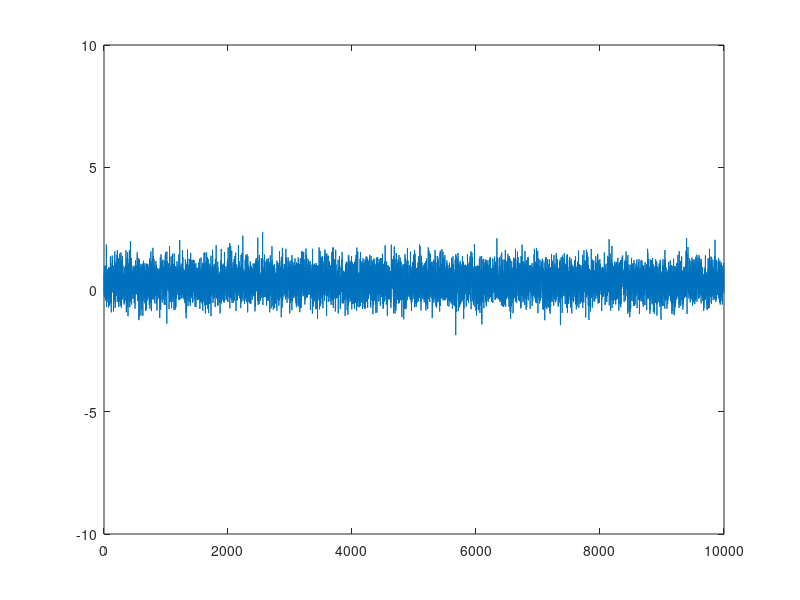
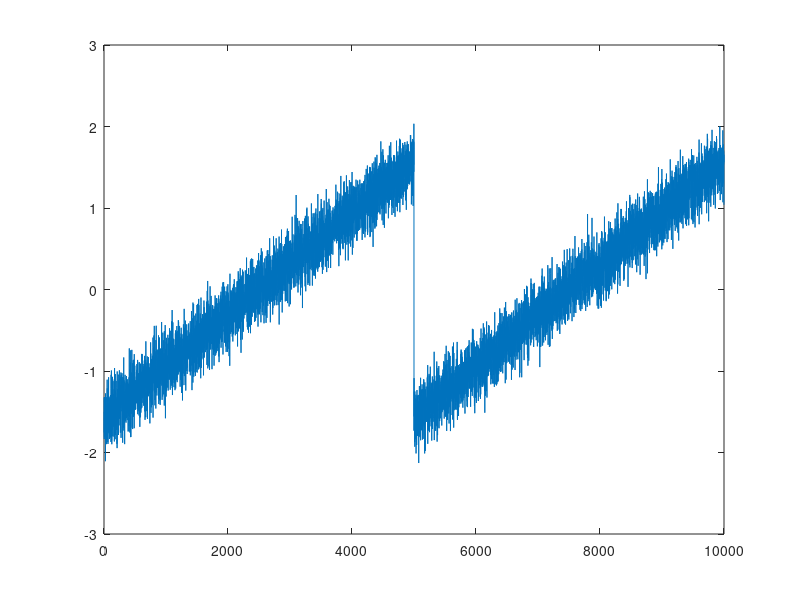
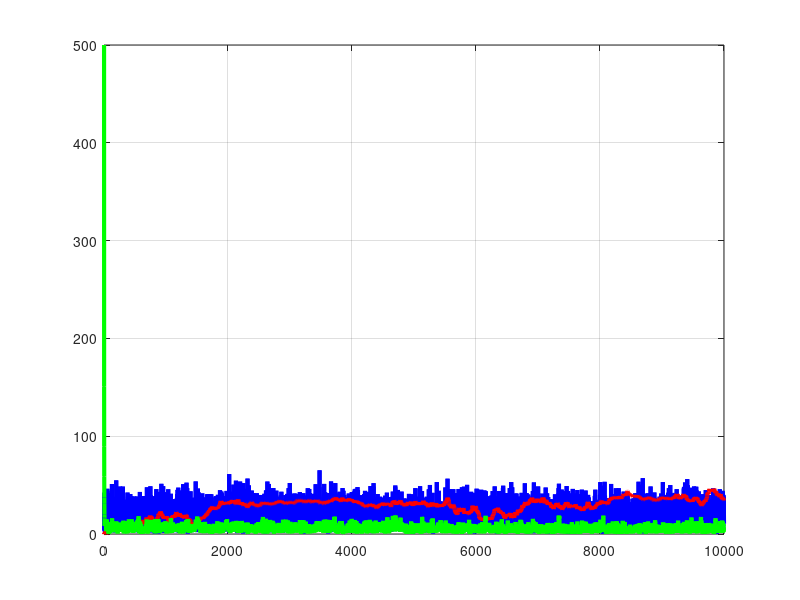

These charts were generated, in order, by the following MATLAB code: (Note: this script raises an error after producing the figures.)
clear;
close all;

% global parameter
iteration_num = 10000;
wifi_noise = 15;

% trajectory generation
radius = 500; % radius
center = [0, 0]; % origin

theta_tmp = linspace(0, 2*pi, iteration_num); % angle slice
wifi_x = center(1) + radius * cos(theta_tmp)+ wifi_noise*randn(1,iteration_num); % wifi figerprinting position x
wifi_y = center(2) + radius * sin(theta_tmp)+ wifi_noise*randn(1,iteration_num); % wifi figerprinting position y
gt_x = center(1) + radius * cos(theta_tmp); % gt x
gt_y = center(2) + radius * sin(theta_tmp); % gt y
          
% calculate PDR parameter
L=zeros(1,iteration_num-1);
theta=zeros(1,iteration_num-1);

for i = 2:iteration_num
    L(i-1) = sqrt((gt_x(i) - gt_x(i-1))*(gt_x(i) - gt_x(i-1)) + (gt_y(i) - gt_y(i-1))*(gt_y(i) - gt_y(i-1)));
    theta(i-1) = atan((gt_y(i) - gt_y(i-1))/(gt_x(i) - gt_x(i-1)));
end

L = L + 0.5*randn(1,iteration_num-1); 
theta = theta + 0.2*randn(1,iteration_num-1);  

figure(1)
plot(L)
ylim([-10 10]);
figure(2)
plot(theta)

% calculate PDR trajectory
PDR_pos = zeros(2,iteration_num-1);
PDR_pos(:,1) = [radius 0];
for i = 2:iteration_num/2
    PDR_pos(1,i) = PDR_pos(1,i-1) - L(i)*cos(theta(i));
    PDR_pos(2,i) = PDR_pos(2,i-1) - L(i)*sin(theta(i));
end
for i = iteration_num/2+1:iteration_num-1
    PDR_pos(1,i) = PDR_pos(1,i-1) + L(i)*cos(theta(i));
    PDR_pos(2,i) = PDR_pos(2,i-1) + L(i)*sin(theta(i));
end

% EKF-based WiFi-PDR Integration

% Step 1: Initialization
% Define state vector: [x, y, vx, vy, theta]
X = zeros(4, iteration_num-1);  % Initial state estimate
P = eye(4);       % Initial error covariance matrix
X(:,1) = [0 0 0 0];

% Step 2: Extended Kalman Filter Algorithm
% Prediction and Correction steps
for k = 2:iteration_num-1
    % Step 2: System Model
    A = [1 0 cos(X(4, k-1)) -X(3, k-1)*sin(X(4, k-1));  % State transition matrix
        0 1 sin(X(4, k-1)) X(3, k-1)*cos(X(4, k-1));
        0 0 1 0;
        0 0 0 1];
    Q = diag([0.01 0.01 0.01 0.01]);  % Process noise covariance matrix

    % Step 3: Wi-Fi Measurement Model
    % Assume a linear measurement model relating WiFi signal strengths to user's position
    H = [1 0 0 0;  % Measurement matrix
         0 1 0 0;
         0 0 1 0;
         0 0 0 1];
    R = diag([0.5 0.5 0.001 0.001]);  % Measurement noise covariance matrix
    % PDR Update (Prediction step)
    % Update user's position based on PDR information
    X(:, k) = A * X(:, k-1);  % x state update
    
    % Update the error covariance matrix based on the system model
    P = A * P * A' + Q;
    
    % WiFi Fingerprint Measurement Update (Correction step)
    % Assume WiFi fingerprinting positioning is available at each step
    z = [wifi_x(k-1);  % WiFi signal strength measurement in x-direction
         wifi_y(k-1); % WiFi signal strength measurement in y-direction
         L(k-1);
         theta(k-1)];

    % Compute measurement residuals
    y = z - H * X(:, k);
     
    % Compute Kalman gain
    S = H * P * H' + R;       % Innovation covariance
    K = P * H' / (S);         % Kalman gain
    
    % Update state estimate and error covariance matrix
    X(:, k) = X(:, k) + K * y;      % Updated state estimate
    P = (eye(4) - K * H) * P;       % Updated error covariance matrix    
end

figure (3)
for i = 1:iteration_num
    error_wifi(i) = sqrt((wifi_x(i) - gt_x(i))*(wifi_x(i) - gt_x(i)) + (wifi_y(i) - gt_y(i))*(wifi_y(i) - gt_y(i)));
end
for i = 1:iteration_num-1
    error_pdr(i) = sqrt((PDR_pos(1,i) - gt_x(i))*(PDR_pos(1,i) - gt_x(i)) + (PDR_pos(2,i) - gt_y(i))*(PDR_pos(2,i) - gt_y(i)));
    error_EKF(i) = sqrt((X(1,i) - gt_x(i))*(X(1,i) - gt_x(i)) + (X(2,i) - gt_y(i))*(X(2,i) - gt_y(i)));
end

fprintf('error_wifi=%f\n', mean(error_wifi))
fprintf('error_wifi_std=%f\n', std(error_wifi))
fprintf('\n')

fprintf('error_pdr=%f\n', mean(error_pdr))
fprintf('error_pdr_std=%f\n', std(error_pdr))
fprintf('\n')

fprintf('error_EKF=%f\n', mean(error_EKF))
fprintf('error_EKF_std=%f\n', std(error_EKF(iteration_num/10:iteration_num-1)))
fprintf('\n')

plot(error_wifi,'b-','LineWidth',3 )
hold on;
plot(error_pdr,'r-','LineWidth',3 )
hold on;
plot(error_EKF,'g-','LineWidth',3 )
hold on;

grid on;
hold on;
ax = gca;
ax.FontSize = 24; 
xlabel('time (epoch)');
ylabel('error (meters)');
legend('\fontsize{24} WIFI fingerprint','\fontsize{24} PDR','\fontsize{24} EKF');
title('\fontsize{24} Error')

% show trajectory
figure (4)
scatter(wifi_x, wifi_y, 'filled', 'MarkerFaceColor',[0 0 1]);
hold on;
scatter(PDR_pos(1,:), PDR_pos(2,:), 'filled', 'MarkerFaceColor',[1 0 0]);
hold on;
scatter(X(1,:), X(2,:), 'filled', 'MarkerFaceColor',[0 1 0]);
hold on;
scatter(gt_x, gt_y, 'filled', 'MarkerFaceColor',[0 0 0],'LineWidth',0.1);
hold on;
axis equal;
grid on;
ax = gca;
ax.FontSize = 24; 
xlabel('x(m)');
ylabel('y(m)');
legend('\fontsize{24} WIFI fingerprint','\fontsize{24} PDR','\fontsize{24} EKF', '\fontsize{24} GT');
title('\fontsize{24} Trajectory')

% figure(5)
% scatter(PDR_pos(1,:), PDR_pos(2,:), 'filled');
% axis equal;